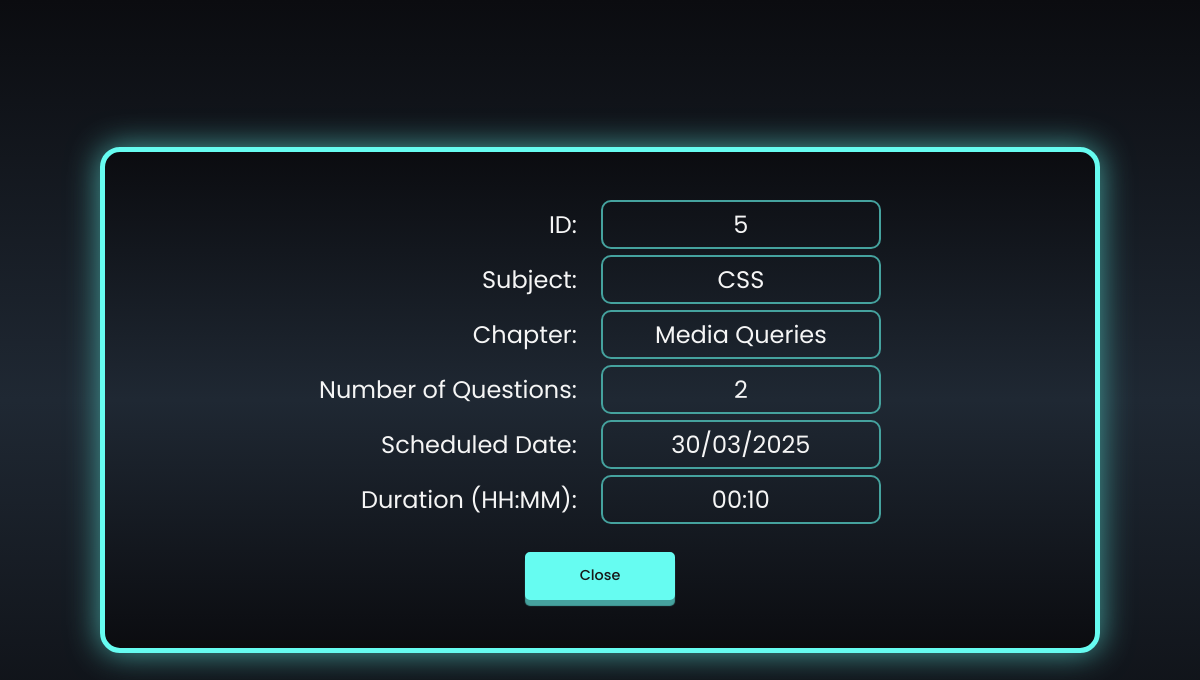
/quiz_detail/5, run on the app's committed database.
### models/models.py (models this page shows)
class Quiz(db.Model):
  id = db.Column(db.Integer, primary_key=True, nullable= False)
  chapter_id = db.Column(db.Integer, db.ForeignKey('chapter.id'), nullable=False)
  date_of_quiz = db.Column(db.Date(), nullable=False)
  time_duration = db.Column(db.Integer(), nullable=False)
  scores = db.relationship('Scores', backref='quiz', cascade="all, delete-orphan")
  questions = db.relationship('Question', backref = 'quiz', cascade = "all, delete-orphan")

class Subject(db.Model):
  id = db.Column(db.Integer, primary_key=True, nullable=False)
  name = db.Column(db.String(50), unique=True, nullable=False)
  description = db.Column(db.String(120), nullable=False)
  chapters = db.relationship('Chapter', backref='subject', cascade="all, delete-orphan")

class Chapter(db.Model):
  id = db.Column(db.Integer, primary_key=True, nullable=False)
  name = db.Column(db.String(50), unique=True, nullable=False)
  description = db.Column(db.String(120), nullable=False)
  subject_id = db.Column(db.Integer, db.ForeignKey('subject.id'), nullable=False)
  questions = db.relationship('Question', backref='chapter', cascade="all, delete-orphan")
  quizes = db.relationship('Quiz', backref='chapter', cascade = "all, delete-orphan")

### controllers/routes.py (the view)
@login_required
@app.route('/quiz_detail/<int:quiz_id>')
def quiz_detail(quiz_id):
    quiz = Quiz.query.filter_by(id = quiz_id).first()
    return render_template('quiz_detail.html', quiz = quiz)

### templates/quiz_detail.html (shortened to what this page needs)
{% extends 'base.html' %}
{% block content %}
    <div class="quiz-detail">
        <div><label>ID:</label> <p>{{quiz.id}}</p></div>
        <div><label>Subject:</label> <p>{{quiz.chapter.subject.name}}</p></div>
        <div><label>Chapter:</label> <p>{{quiz.chapter.name}}</p></div>
        <div><label>Number of Questions:</label> <p>{{quiz.questions|length}}</p></div>
        <div><label>Scheduled Date:</label> <p>{{quiz.date_of_quiz.strftime("%d/%m/%Y")}}</p></div>
        <div><label>Duration (HH:MM):</label> <p>{{quiz.time_duration}}</p></div>
        <a class="button" href="{{ url_for('user_dashboard' ) }}">Close</a>
    </div>
{% endblock %}

### static/styles.css (style rules this page uses)
* { padding: 0; margin: 0; outline: 0; list-style: none; text-decoration: none; font-family: 'Poppins', 'system-ui'; box-sizing: border-box; }
:root { --accent-color:#66fcf1; --box-shadow :#45a29e; --text-color :whitesmoke; --light-shade :#1f2833; --dark-shade :#181818; --background: linear-gradient(#0b0c10,#1f2833,#0b0c10); }
body { overflow-x: hidden; width: 100vw; height: 100vh; background:var(--background); background-repeat: no-repeat; background-size: cover; background-attachment: fixed; display: flex; justify-content: center; align-items: center; color: var(--text-color); }
.button { border:2px solid var(--accent-color); cursor: pointer; box-shadow: 0 6px 1px var(--box-shadow); transition: all 250ms ease; border-radius: 5px; background-color: var(--accent-color); color: var(--dark-shade); font-size: 0.9em; font-weight: 500; }
a { color: var(--text-color); text-align: center; padding: 0.8em; margin-top: 1.5em; }

### data on the page
Quiz: id "5", date_of_quiz "30/03/2025", time_duration "00:10"
Subject: chapter.subject.name "CSS"
Chapter: chapter.name "Media Queries"

### other printed values
{{ quiz.questions|length }} "2"
